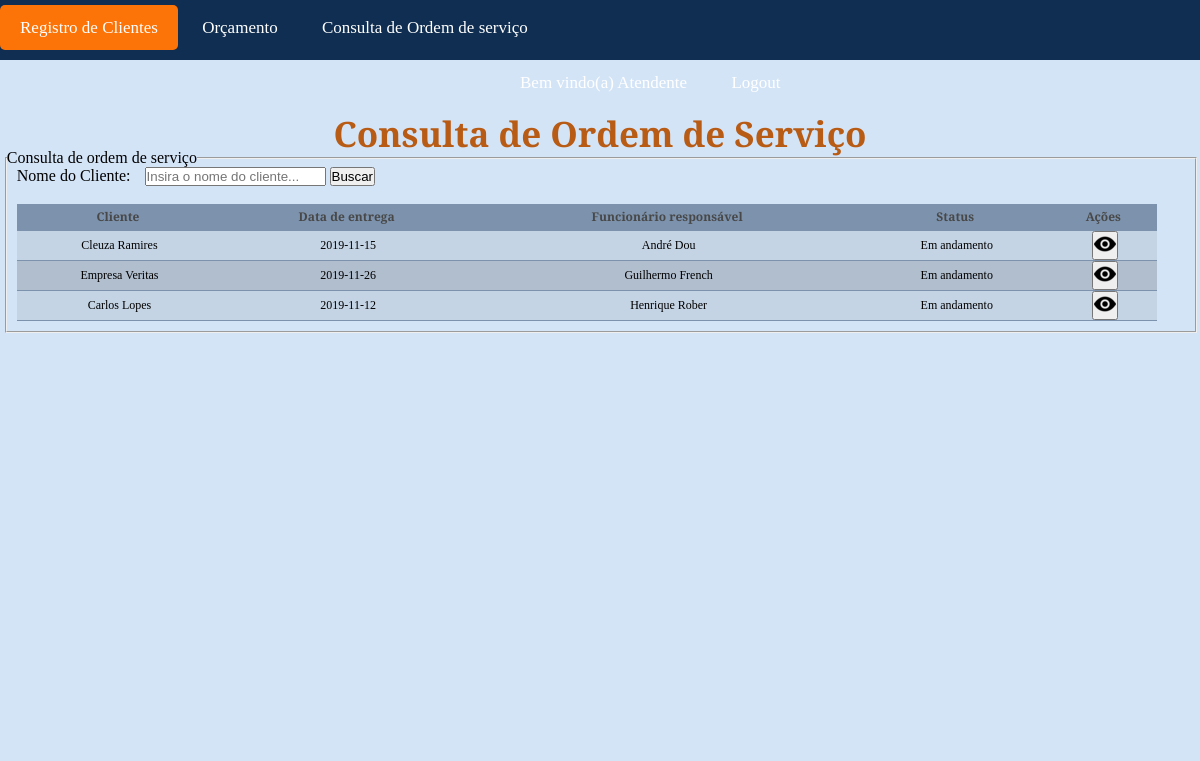
Screenshot of /php/consultaOrdemServico.php (signed in) with the database file from the repository.
### tables this page shows
CREATE TABLE `ordens_de_servicos` (
  `codigo` int(10) UNSIGNED ZEROFILL NOT NULL COMMENT 'Determina o código de uma ordem de serviço.',
  `data_entrega` date NOT NULL COMMENT 'Informa a data de entrega prevista do finalizamento da ordem de serviço.',
  `data_emissao` date NOT NULL COMMENT 'Informa a data de emissão da ordem de serviço.',
  `status` tinyint(1) UNSIGNED NOT NULL COMMENT 'Informa o status da ordem de serviço.\nEx.: 1-Em andamento, 2-Finalizada...',
  `orcamentos_codigo` int(10) UNSIGNED ZEROFILL NOT NULL COMMENT 'Informa o código do orçamento da tabela Orçamentos.',
  `usuarios_codigo` int(10) UNSIGNED ZEROFILL NOT NULL COMMENT 'Informa o código do usuário da tabela Usuarios'
);

CREATE TABLE `clientes` (
  `id` int(10) UNSIGNED ZEROFILL NOT NULL COMMENT 'Determina o código do cliente.',
  `nome` varchar(45) NOT NULL COMMENT 'Informa o nome do cliente.',
  `tel1` bigint(11) UNSIGNED NOT NULL COMMENT 'Informa um dos telefones do cliente.',
  `tel2` bigint(11) UNSIGNED DEFAULT NULL COMMENT 'Informa um dos telefones do cliente.',
  `email` varchar(80) DEFAULT NULL COMMENT 'Informa o email do respectivo cliente.',
  `rua` varchar(25) NOT NULL COMMENT 'Informa a rua da residência do cliente.',
  `bairro` varchar(30) NOT NULL COMMENT 'Informa o bairro da residência do cliente.',
  `cidade` varchar(45) NOT NULL COMMENT 'Informa a cidade da residência do cliente.',
  `numero` int(5) UNSIGNED NOT NULL COMMENT 'Informa o número da residência do cliente.',
  `cpf` bigint(11) UNSIGNED ZEROFILL DEFAULT NULL COMMENT 'Informa o CPF do cliente.\n',
  `cnpj` bigint(15) UNSIGNED ZEROFILL DEFAULT NULL COMMENT 'Informa o CNPJ do cliente, caso ele seja empresarial.',
  `estado` char(2) NOT NULL COMMENT 'Informa qual o estado da residência do cliente.\nEx.: SC, SP...',
  `cep` int(8) UNSIGNED NOT NULL COMMENT 'Informa o CEP da residência do cliente.',
  `inscricao_estadual` bigint(15) UNSIGNED DEFAULT NULL COMMENT 'Informa a inscrição estadual da residência do cliente, caso for empresarial.'
);

CREATE TABLE `usuarios` (
  `codigo` int(10) UNSIGNED ZEROFILL NOT NULL COMMENT 'Determina o codigo do usuário',
  `email` varchar(80) NOT NULL COMMENT 'Informa o email para o login do usuário.',
  `senha` char(32) NOT NULL COMMENT 'Informa a senha para o login do usuário',
  `nivel` tinyint(1) UNSIGNED NOT NULL COMMENT 'Informa o nível que o usuário terá.\nEx.: 1 - Atendente, 2- Estampador, 3-Gerente.',
  `nome_func` varchar(45) NOT NULL COMMENT 'Informa o nome do funcionário relacionado ao seu usuário.'
);

### php/consultaOrdemServico.php (the view, shortened to what this page needs)
<?php
if(isset($_SESSION['nivelLogado'])==true && $_SESSION['nivelLogado']==1 || $_SESSION['nivelLogado']==2){
?>
<!DOCTYPE html>
<html lang="pt-br">
<head>
  <link rel="stylesheet" href="../css/ordemServico.css">
</head>
<body>
<?php
require_once("conexaoBanco.php");
if ($_SESSION['nivelLogado']==1){
include("menuAtendente.php");
}else if ($_SESSION['nivelLogado']==2){
include("menuEstampador.php");
}?>
<section id="registroCliente">
  <h1>Consulta de Ordem de Serviço</h1>
</section>
<main id="conteudoPrincipal">
  <div class="divs" id="divConsulta">
    <fieldset id="fieldConsulta">
      <legend>Consulta de ordem de serviço</legend>
      <form action="consultaOrdemServico.php" method="GET">
        <label for="consultaNomeCliente" id="labelConsultaNome">Nome do Cliente:</label>
        <input type="text" name="consultaNomeCliente" id="consultaNomeCliente" placeholder="Insira o nome do cliente...">
        <button type="submit">Buscar</button>
      </form>
      <table>
        <tr>
          <th>Cliente</th>
          <th>Data de entrega</th>
          <th>Funcionário responsável</th>
          <th>Status</th>
          <th>Ações</th>
        </tr>
        <?php
        $nivelUsuario = $_SESSION['nivelLogado'];
        $idEstampador = $_SESSION['idLogado'];
        if($nivelUsuario==2){
          if(isset($_GET['consultaNomeCliente']) && $_GET['consultaNomeCliente']==""){
            $comando3 = "SELECT ordem.codigo, cli.nome, ordem.data_entrega, usu.nome_func, ordem.status FROM ordens_de_servicos AS ordem JOIN orcamentos AS orca ON ordem.orcamentos_codigo = orca.codigo JOIN usuarios AS usu ON ordem.usuarios_codigo=usu.codigo JOIN clientes AS cli ON orca.clientes_id = cli.id WHERE ordem.usuarios_codigo = ".$idEstampador." AND ordem.status=1;";
          }
          elseif (isset($_GET['consultaNomeCliente'])==false ){
            $comando3 = "SELECT ordem.codigo, cli.nome, ordem.data_entrega, usu.nome_func, ordem.status FROM ordens_de_servicos AS ordem JOIN orcamentos AS orca ON ordem.orcamentos_codigo = orca.codigo JOIN usuarios AS usu ON ordem.usuarios_codigo=usu.codigo JOIN clientes AS cli ON orca.clientes_id = cli.id WHERE ordem.usuarios_codigo = ".$idEstampador." AND ordem.status=1;";
          }
          elseif(isset($_GET['consultaNomeCliente']) && $_GET['consultaNomeCliente']!=""){
            $consultaNomeCliente = $_GET['consultaNomeCliente'];
            $comando3= "SELECT ordem.codigo, cli.nome, ordem.data_entrega, usu.nome_func, ordem.status FROM ordens_de_servicos AS ordem JOIN orcamentos AS orca ON ordem.orcamentos_codigo = orca.codigo JOIN usuarios AS usu ON ordem.usuarios_codigo=usu.codigo JOIN clientes AS cli ON orca.clientes_id = cli.id WHERE ordem.usuarios_codigo = ".$idEstampador." AND
            cli.nome LIKE '".$consultaNomeCliente."%' AND ordem.status=1";
          }
      }else{
        if(isset($_GET['consultaNomeCliente']) && $_GET['consultaNomeCliente']==""){
          $comando3 = "SELECT ordem.codigo, cli.nome, ordem.data_entrega, usu.nome_func, ordem.status FROM ordens_de_servicos AS ordem JOIN orcamentos AS orca ON ordem.orcamentos_codigo = orca.codigo JOIN usuarios AS usu ON ordem.usuarios_codigo=usu.codigo JOIN clientes AS cli ON orca.clientes_id = cli.id";
        }
        elseif (isset($_GET['consultaNomeCliente'])==false ){
          $comando3 = "SELECT ordem.codigo, cli.nome, ordem.data_entrega, usu.nome_func, ordem.status FROM ordens_de_servicos AS ordem JOIN orcamentos AS orca ON ordem.orcamentos_codigo = orca.codigo JOIN usuarios AS usu ON ordem.usuarios_codigo=usu.codigo JOIN clientes AS cli ON orca.clientes_id = cli.id";
        }
      }
        $resultado3=mysqli_query($conexao,$comando3);
        $linhas2=mysqli_num_rows($resultado3);
        if($linhas2==0){
            if($nivelUsuario==2){
              ?>
              <tr><td colspan="5">Você não tem nenhuma ordem de serviço correspondente!</td></tr>
              <?php
            }else{
              ?>
              <tr><td colspan="5">Nenhuma ordem de serviço encontrado!</td></tr>
              <?php
            }
        }else{
          $ordens = array();
          while($cadaOrdens =mysqli_fetch_assoc($resultado3)){
            array_push($ordens,$cadaOrdens);
          }
          foreach($ordens as $cadaOrdens){
         ?>
        <tr>
          <td><?=$cadaOrdens['nome'];?></td>
          <td><?=$cadaOrdens['data_entrega'];?></td>
          <td><?=$cadaOrdens['nome_func'];?></td>
          <td>
            <?php
              if($cadaOrdens['status']==1){
                echo "Em andamento";
              }else{
                echo "Finalizado";
              }
          ?>
          </td>
          <td>
            <form action="visualizaOrdem.php" method="POST" class="formBotao">
              <button type="submit"><img src="../imgs/eye.png" alt="Botão olho"></button>
            </form>
          </td>
        </tr>
         <?php
        }
      }
          ?>
      </table>
    </fieldset>
  </div>
</main>
</body>
</html>
<?php
}
else{
  header("Location: login.php");
}
?>

### php/menuAtendente.php (shortened to what this page needs)
<header id="cabecalho">
  <nav id="menu">
    <ul id="menuPrincipal">
      <li><a href="registroClienteForm.php" class="menuTexto"> Registro de Clientes</a>
      </li>
      <li><a href="orcamentoForm.php" class="menuTexto"> Orçamento</a></li>
      <li><a href="consultaOrdemServico.php" class="menuTexto"> Consulta de Ordem de serviço</a></li>
      <li id="menuBv"><a href="inicios.php">Bem vindo(a) <?php
      if (strstr($_SESSION['nomeLogado'], ' ', true)==true){
        echo strstr($_SESSION['nomeLogado'], ' ', true);
      }else{
        echo $_SESSION['nomeLogado'];
      }
      ?></a></li>
      <li><a href="efetuaLogout.php">Logout</a></li>
    </ul>
  </nav>
</header>

### css/ordemServico.css (style rules this page uses)
* { margin: 0px; padding: 0px; }
html, body { height: 100%; width: 100%; background-color: #D4E4F7; }
#registroCliente { height: 10%; width: 100%; text-align: center; background-color: #D4E4F7; }
h1 { font-family: 'Bree Serif', serif; font-size:35px; color: #B85B14; padding-top: 10px; }
#conteudoPrincipal { height: 73%; width: 100%; background-color: #D4E4F7; }
.divs { width: 100%; font-family: 'Bree Serif', serif; }
#divConsulta { height: 50%; margin-top: 9px; }
#fieldConsulta { margin-bottom: 20px; width: 99%; margin-left: 0.4%; }
.campos, #labelConsultaNome, table { margin-left: 10px; }
#labelConsultaNome { margin-right: 10px; }
table { width: 96%; border-collapse: collapse; margin-top: 1.5%; margin-bottom: 10px; }
.formBotao { text-align: center; display: inline-block; }
th { background-color:#7c92ad; font-size: 12px; color:#484848; padding-left:4px; padding-right:4px; border-bottom:solid 1px #7c92ad; height:26px; padding-right:5px; }
tr:nth-child(odd) { background-color:#b1bece; }
tr:nth-child(even) { background-color:#c5d4e5; }
tr, td { height:26px; padding-left:4px; padding-right:2px; font-family: 'Bree Serif', serif; text-align: center; font-size:12px; white-space:nowrap; border-bottom:solid 1px #7c92ad; }

### php/menuAtendente.php (style rules this page uses)
#cabecalho { height: 60px; width: 100%; background-color: #102E51; }
#menuPrincipal li, #menuPrincipal a { list-style: none; text-decoration: none; }
#menuPrincipal { float: left; font-size: 17px; }
#menuPrincipal a { padding: 0px 20px; height: 45px; float: left; line-height: 45px; color: white; border-radius: 5px; }
#menuPrincipal li { display: inline-block; padding-top: 5px; }
#menuBv { margin-left: 500px; }

### rows the page displays
ordens_de_servicos: clientes.nome "Cleuza Ramires", data_entrega "2019-11-15", usuarios_codigo.nome_func "André Dou", status "Em andamento"
ordens_de_servicos: clientes.nome "Empresa Veritas", data_entrega "2019-11-26", usuarios_codigo.nome_func "Guilhermo French", status "Em andamento"
ordens_de_servicos: clientes.nome "Carlos Lopes", data_entrega "2019-11-12", usuarios_codigo.nome_func "Henrique Rober", status "Em andamento"

### other values shown
$_SESSION['nomeLogado'] "Atendente"
